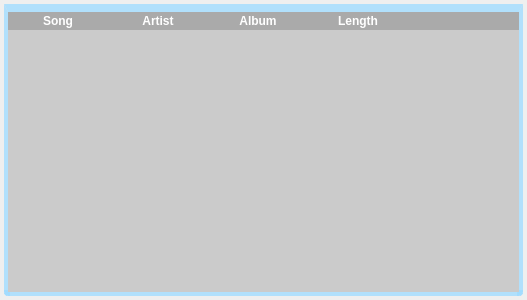
<?xml version="1.0" encoding="UTF-8"?>
<ui version="4.0">
 <class>CompactPlaylist</class>
 <widget class="QWidget" name="CompactPlaylist">
  <property name="geometry">
   <rect>
    <x>0</x>
    <y>0</y>
    <width>527</width>
    <height>300</height>
   </rect>
  </property>
  <property name="windowTitle">
   <string>Form</string>
  </property>
  <property name="styleSheet">
   <string notr="true"/>
  </property>
  <layout class="QVBoxLayout" name="verticalLayout">
   <property name="spacing">
    <number>0</number>
   </property>
   <property name="margin">
    <number>4</number>
   </property>
   <item>
    <widget class="QWidget" name="wContainer" native="true">
     <property name="styleSheet">
      <string notr="true">#wContainer {
	border: 4px solid rgba(160, 219, 255, 200);
	border-top: 8px solid rgba(160, 219, 255, 200);
	background-color: transparent;
	border-bottom-left-radius: 4px;
	border-bottom-right-radius: 4px;
}</string>
     </property>
     <layout class="QVBoxLayout" name="verticalLayout_2">
      <property name="spacing">
       <number>4</number>
      </property>
      <property name="leftMargin">
       <number>4</number>
      </property>
      <property name="topMargin">
       <number>8</number>
      </property>
      <property name="rightMargin">
       <number>4</number>
      </property>
      <property name="bottomMargin">
       <number>4</number>
      </property>
      <item>
       <widget class="QTableWidget" name="tableWidget">
        <property name="font">
         <font>
          <weight>50</weight>
          <bold>false</bold>
         </font>
        </property>
        <property name="styleSheet">
         <string notr="true">#tableWidget {
	background-color: rgba(192, 192, 192, 200);
	border: 0px solid grey;
}

QHeaderView {
	border: 0px solid rgba(103, 103, 103, 180);
	background-color: rgb(170, 170, 170);
	color: white;
	font-weight: bold;
}
QHeaderView:section { border: 0px; background-color: transparent;}</string>
        </property>
        <property name="frameShape">
         <enum>QFrame::NoFrame</enum>
        </property>
        <property name="editTriggers">
         <set>QAbstractItemView::NoEditTriggers</set>
        </property>
        <property name="showDropIndicator" stdset="0">
         <bool>false</bool>
        </property>
        <property name="dragEnabled">
         <bool>true</bool>
        </property>
        <property name="dragDropOverwriteMode">
         <bool>false</bool>
        </property>
        <property name="selectionMode">
         <enum>QAbstractItemView::SingleSelection</enum>
        </property>
        <property name="selectionBehavior">
         <enum>QAbstractItemView::SelectRows</enum>
        </property>
        <property name="showGrid">
         <bool>false</bool>
        </property>
        <property name="cornerButtonEnabled">
         <bool>false</bool>
        </property>
        <attribute name="horizontalHeaderHighlightSections">
         <bool>false</bool>
        </attribute>
        <attribute name="verticalHeaderVisible">
         <bool>false</bool>
        </attribute>
        <attribute name="verticalHeaderHighlightSections">
         <bool>false</bool>
        </attribute>
        <column>
         <property name="text">
          <string>Song</string>
         </property>
        </column>
        <column>
         <property name="text">
          <string>Artist</string>
         </property>
        </column>
        <column>
         <property name="text">
          <string>Album</string>
         </property>
        </column>
        <column>
         <property name="text">
          <string>Length</string>
         </property>
         <property name="textAlignment">
          <set>AlignHCenter|AlignVCenter|AlignCenter</set>
         </property>
        </column>
        <column>
         <property name="text">
          <string/>
         </property>
         <property name="textAlignment">
          <set>AlignHCenter|AlignVCenter|AlignCenter</set>
         </property>
        </column>
       </widget>
      </item>
     </layout>
    </widget>
   </item>
  </layout>
 </widget>
 <resources/>
 <connections/>
</ui>
